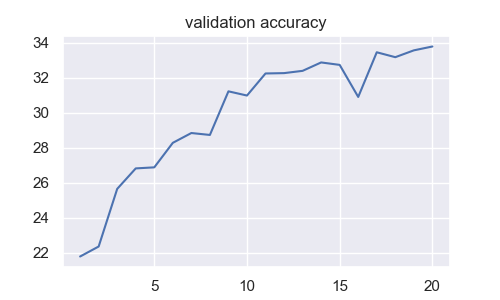

This chart was generated by the following Python code:

import torch
import torch.nn as nn
import torch.nn.functional as F
from torchvision import datasets, transforms
import seaborn as sns
import math
sns.set()

import sys
import numpy as np
import matplotlib.pyplot as plt

# Function returns two subsets of a data set.
# @param split A % to split the data on.
# @param dataset A dataset.
def DataSplit(split, dataset):
    dataset_size = len(dataset)
    indices = list(range(dataset_size))
    #subsetSplit is the location of the split.
    subsetSplit = int(np.floor(split * dataset_size))
    # Genereate indices for the two subsets.
    subset1_indices, subset2_indices = indices[subsetSplit:], indices[:subsetSplit]
    # Fill the subsets.
    subset2_sampler = torch.utils.data.Subset(dataset, subset2_indices)
    subset1_sampler = torch.utils.data.Subset(dataset, subset1_indices)

    return subset1_sampler, subset2_sampler


if torch.cuda.is_available():
    device = torch.device('cuda')
else:
    device = torch.device('cpu')

print('Using PyTorch version:', torch.__version__, ' Device:', device)

batch_size = 32
# For gray scaling.
transform = transforms.Compose([
    transforms.Grayscale(),
    transforms.ToTensor()
    ])

print("Loading data set.")
train_dataset = datasets.CIFAR10('./data',
                               train=True,
                               download=True,
                               transform=transform)

test_dataset = datasets.CIFAR10('./data',
                               train=False,
                               download=True,
                               transform=transform)

test_loader = torch.utils.data.DataLoader(dataset=test_dataset,
        batch_size = batch_size,
        shuffle=True)

print("Generating validation sample")
validation_sampler, train_sampler = DataSplit(0.8, train_dataset)

validation_loader = torch.utils.data.DataLoader(dataset=validation_sampler,
        batch_size = batch_size,
        shuffle=True)

print("Generating 5 testing samples.")
training_data = []
# Frequency of the split to produce 4 even sets.
split =[0.75, 0.66667, 0.5]
print(len(train_sampler))
for i in range(0, 3):
    subset, train_sampler = DataSplit(split[i], train_sampler)
    training_data.append(subset)
training_data.append(train_sampler)

for i, elem in enumerate(training_data):
    print("traning set ", i + 1 ," size: ", len(elem))

train_loader = []
for elem in training_data:
   tmp = torch.utils.data.DataLoader(dataset=elem,
            batch_size = batch_size,
            shuffle=True)
   train_loader.append(tmp)

print("\n")
for i, loader in enumerate(train_loader):
    print("Dataset: ", i + 1)
    for (X_train, y_train) in loader:
        print('X_train:', X_train.size(), 'type:', X_train.type())
        print('y_train:', y_train.size(), 'type:', y_train.type())
        print("\n")
        break

class Net(nn.Module):
    def __init__(self):
        super(Net, self).__init__()
        self.fc1 = nn.Linear(32*32, 100)
        self.fc1_drop = nn.Dropout(0.2)
        self.fc3 = nn.Linear(100, 10)

    def forward(self, x):
        x = x.view(-1, 32*32)
        x = F.relu(self.fc1(x))
        x = self.fc1_drop(x)
        return F.log_softmax(self.fc3(x), dim=1)

model = Net().to(device)
lr = float(sys.argv[1])
optimizer = torch.optim.SGD(model.parameters(), lr, momentum=0.5)
criterion = nn.CrossEntropyLoss()

print(model)

def train(epoch, loader, log_interval=200):
    # Set model to training mode
    model.train()
    # Loop over each batch from the training set
    for batch_idx, (data, target) in enumerate(loader):
        # Copy data to GPU if needed
        data = data.to(device)
        target = target.to(device)

        # Zero gradient buffers
        optimizer.zero_grad()
        # Pass data through the network
        output = model(data)
        # Calculate loss
        loss = criterion(output, target)

        # Backpropagate
        loss.backward()

        # Update weights
        optimizer.step()
        if batch_idx % log_interval == 0:
            print('Train Epoch: {} [{}/{} ({:.0f}%)]\tLoss: {:.6f}'.format(
                epoch, batch_idx * len(data), len(loader.dataset),
                100. * batch_idx / len(loader), loss.data.item()))

def validate(loss_vector, accuracy_vector, loader):
     model.eval()
     val_loss, correct = 0, 0
     for data, target in loader:
         data = data.to(device)
         target = target.to(device)
         output = model(data)
         val_loss += criterion(output, target).data.item()
         pred = output.data.max(1)[1] # get the index of the max log-probability
         correct += pred.eq(target.data).cpu().sum()

     val_loss /= len(loader)
     loss_vector.append(val_loss)

     accuracy = 100. * correct.to(torch.float32) / len(loader.dataset)
     accuracy_vector.append(accuracy)

     print('\nValidation set: Average loss: {:.4f}, Accuracy: {}/{} ({:.0f}%)\n'.format(
         val_loss, correct, len(loader.dataset), accuracy))

epochs = 5

lossv, accv = [], []
for i, dataset in enumerate(train_loader):
    print("Using dataset ", i + 1)
    for epoch in range(1, epochs + 1):
        train(epoch, dataset)
        validate(lossv, accv, validation_loader)

#print("lossv size: ", len(lossv))
#print("accv size: ", len(accv))
#print("loss: ",lossv[0])

plt.figure(figsize=(5,3))
plt.plot(np.arange(1,(epochs*4)+1), lossv)
plt.title('validation loss')

plt.figure(figsize=(5,3))
plt.plot(np.arange(1,(epochs*4)+1), accv)
plt.title('validation accuracy');

losst, acct = [], []
print("Testing data results")
validate(losst, acct, test_loader)
print("Accuracy of test")
print(acct)

plt.savefig('q2.png')
